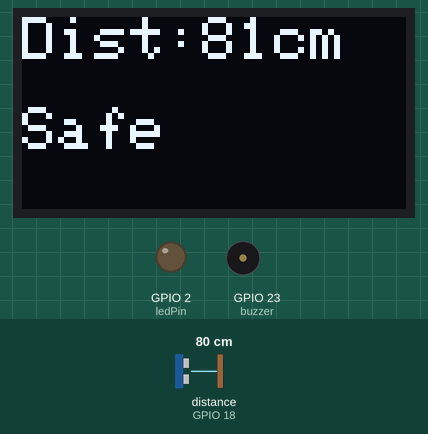
The sketch below on a simulated ESP32. On the bench: 128×64 one-colour display, output pins drawn as LEDs (lit = HIGH), buzzer (waves = sounding, pin HIGH). The inputs (shaded band) are chosen by the test bench; at power-on: distance to the obstacle (sensor on GPIO 18) 80 cm. The echo pulse lasts 58.3 µs per cm; what the sketch prints to the serial monitor is not drawn.

Above: at 3.2 s.
3.3 s: distance to the obstacle (sensor on GPIO 18) set to 54 cm
At 4.5 s:
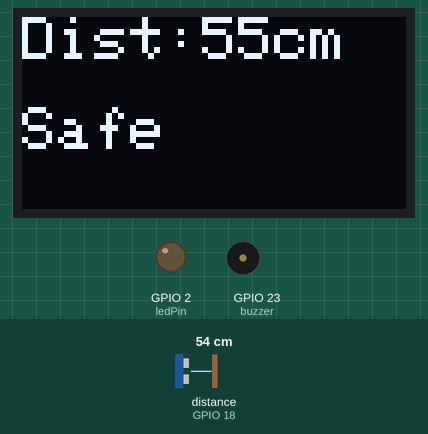
4.8 s: distance to the obstacle (sensor on GPIO 18) set to 45 cm
At 5.4 s:
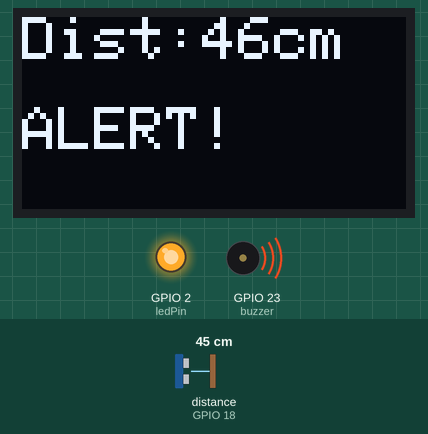
At 9.98 s:
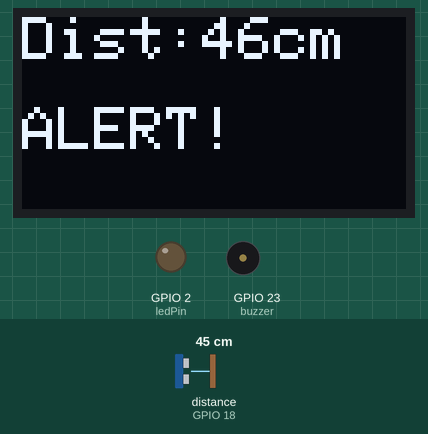
Timing chart, 0 to 11.5 s (numbered marks = the images above; inputs shaded):
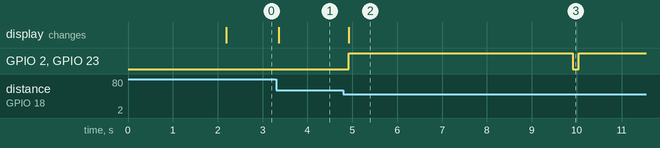

The sketch:

Object_detection.ino
```cpp
#include <Wire.h>
#include <Adafruit_GFX.h>
#include <Adafruit_SSD1306.h>
#include <NewPing.h>

// OLED size
#define SCREEN_WIDTH 128
#define SCREEN_HEIGHT 64

// OLED object
Adafruit_SSD1306 display(SCREEN_WIDTH, SCREEN_HEIGHT, &Wire, -1);

// Ultrasonic pins
#define TRIG_PIN 5     // ESP32 GPIO for Trig
#define ECHO_PIN 18    // ESP32 GPIO for Echo
#define MAX_DISTANCE 400 // sensor max distance

// Create ultrasonic object
NewPing sonar(TRIG_PIN, ECHO_PIN, MAX_DISTANCE);

// Buzzer + LED
const int buzzer = 23;  // ESP32 GPIO
const int ledPin = 2;  // ESP32 GPIO

// Safety distance
int safetyDistance = 50; // cm

void setup() {
  Serial.begin(115200);

  pinMode(buzzer, OUTPUT);
  pinMode(ledPin, OUTPUT);

  // OLED init
  if (!display.begin(SSD1306_SWITCHCAPVCC, 0x3C)) {
    Serial.println(F("SSD1306 allocation failed"));
    for (;;);
  }
  display.clearDisplay();
  display.setTextSize(2);
  display.setTextColor(SSD1306_WHITE);
  display.setCursor(10, 25);
  display.println("Starting...");
  display.display();
  delay(2000);
  display.clearDisplay();
}

void loop() {
  // Ping the sensor
  delay(100); // small gap between pings
  unsigned int uS = sonar.ping();

  int distance;
  if (uS == 0) {
    distance = -1; // No echo
  } else {
    distance = uS / US_ROUNDTRIP_CM;
  }

  // Show distance
  display.clearDisplay();
  display.setTextSize(2);
  display.setCursor(0, 0);
  display.print("Dist:");

  if (distance == -1) {
    display.println(" ---");
    Serial.println("No Echo");
  } else {
    display.print(distance);
    display.println("cm");
    Serial.print("Distance: ");
    Serial.print(distance);
    Serial.println(" cm");
  }

  // Check safety
  if (distance != -1 && distance <= safetyDistance) {
    display.setTextSize(2);
    display.setCursor(0, 30);
    display.println("ALERT!");
    display.display();

    digitalWrite(buzzer, HIGH);
    digitalWrite(ledPin, HIGH);
    delay(5000); // Alert ON for 5s
    digitalWrite(buzzer, LOW);
    digitalWrite(ledPin, LOW);
  } else {
    display.setTextSize(2);
    display.setCursor(0, 30);
    display.println("Safe");
    display.display();
  }
}
```

Measured:
- the behaviour switches between 50 and 49 cm on distance to the obstacle (sensor on GPIO 18) (found by bisection; images 1 and 2)
- after the input at 3.3 s, the display: changes after 0.06 s (image 1)
- after the input at 4.8 s, GPIO 2 (ledPin), GPIO 23 (buzzer): LOW → HIGH after 0.12 s, → LOW 5.0 s later, → HIGH 0.13 s later; the display: changes after 0.12 s (image 2)
